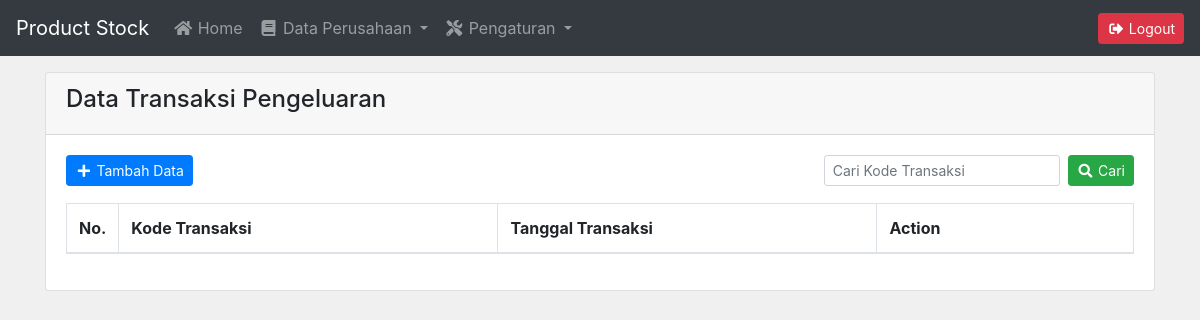
/admin/pengeluaran.php (signed in), run on an earlier commit of the app's database.
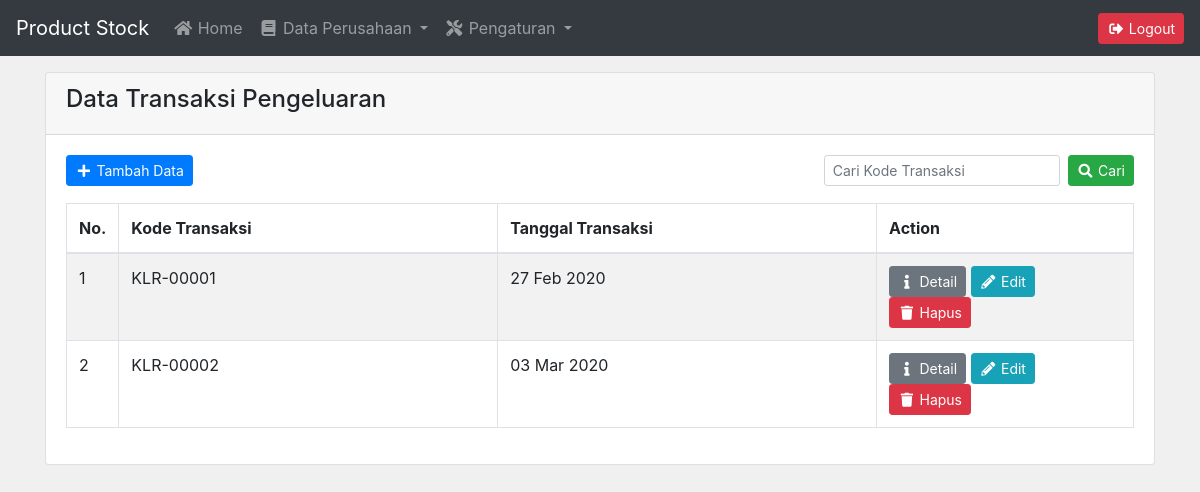
And on a later commit of the database.
### tables this page shows
CREATE TABLE `pengeluaran` (
  `id` int(11) NOT NULL,
  `kode_pengeluaran` varchar(255) NOT NULL,
  `tanggal` date NOT NULL
);

### admin/pengeluaran.php (the view, shortened to what this page needs)
<?php include 'header.php'; ?>
<div class="container mt-3">
    <div class="card">
        <div class="card-header">
            <h4>Data Transaksi Pengeluaran</h4>
        </div>
        <div class="card-body">
            <a href="pengeluaran_tambah.php" class="btn btn-primary btn-sm float-left">
                <i class="fas fa-fw fa-plus"></i> Tambah Data
            </a>
            <form action="pengeluaran.php" method="get" class="form-inline float-right">
                <input type="text" name="keyword" id="keyword" class="form-control form-control-sm mr-2"
                    placeholder="Cari Kode Transaksi">
                <button type="submit" class="btn btn-success btn-sm">
                    <i class="fas fa-fw fa-search"></i> Cari
                </button>
            </form>
            <br><br>
            <table class="table table-striped table-bordered">
                <thead>
                    <tr>
                        <th width="1%">No.</th>
                        <th width="37%">Kode Transaksi</th>
                        <th width="37%">Tanggal Transaksi</th>
                        <th width="25%">Action</th>
                    </tr>
                </thead>
                <tbody>
                    <?php
                        include '../koneksi.php';
                        if (isset($_GET['keyword'])) {
                            $keyword = $_GET['keyword'];
                            $data = mysqli_query($koneksi, "SELECT * FROM pengeluaran WHERE kode_pengeluaran LIKE '%" . $keyword . "%'");
                        }
                        else {
                            $data = mysqli_query($koneksi, "SELECT * FROM pengeluaran");
                        }
                        $no = 1;
                        while($d = mysqli_fetch_array($data)){
                    ?>
                    <tr>
                        <td><?= $no++; ?></td>
                        <td><?= $d['kode_pengeluaran']; ?></td>
                        <td><?= date('d M Y', strtotime($d['tanggal'])); ?></td>
                        <td>
                            <a href="pengeluaran_detail.php?id=<?= $d['id']; ?>" class="btn btn-sm btn-secondary">
                                <i class="fas fa-fw fa-info"></i> Detail
                            </a>
                            <a href="pengeluaran_edit.php?id=<?= $d['id']; ?>" class="btn btn-sm btn-info">
                                <i class="fas fa-fw fa-pencil-alt"></i> Edit
                            </a>
                            <a href="pengeluaran_delete.php?id=<?= $d['id']; ?>" class="btn btn-sm btn-danger">
                                <i class="fas fa-fw fa-trash"></i> Hapus
                            </a>
                        </td>
                    </tr>
                    <?php } ?>
                </tbody>
            </table>
        </div>
    </div>
</div>
<?php include 'footer.php' ?>

What changed in the data, as far as the page shows it:
added pengeluaran: kode_pengeluaran "KLR-00001", tanggal "27 Feb 2020"
added pengeluaran: kode_pengeluaran "KLR-00002", tanggal "03 Mar 2020"
